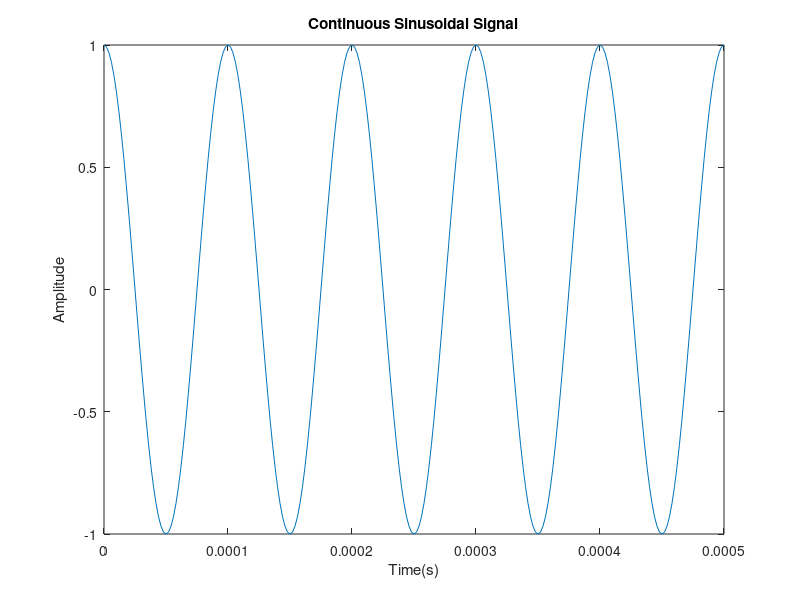

The MATLAB source for this figure:
clc;
clear all;
fs=500e3 %very high sampling rate 500
f=10e3 %frequency of sinusoidal 
nCyl=5; %generate five times of sinusoidal
t=0:1/fs:nCyl*1/f; %time index
x=cos(2*pi*f*t);

plot(t,x)
title('Continuous Sinusoidal Signal')
xlabel('Time(s)');
ylabel('Amplitude');
